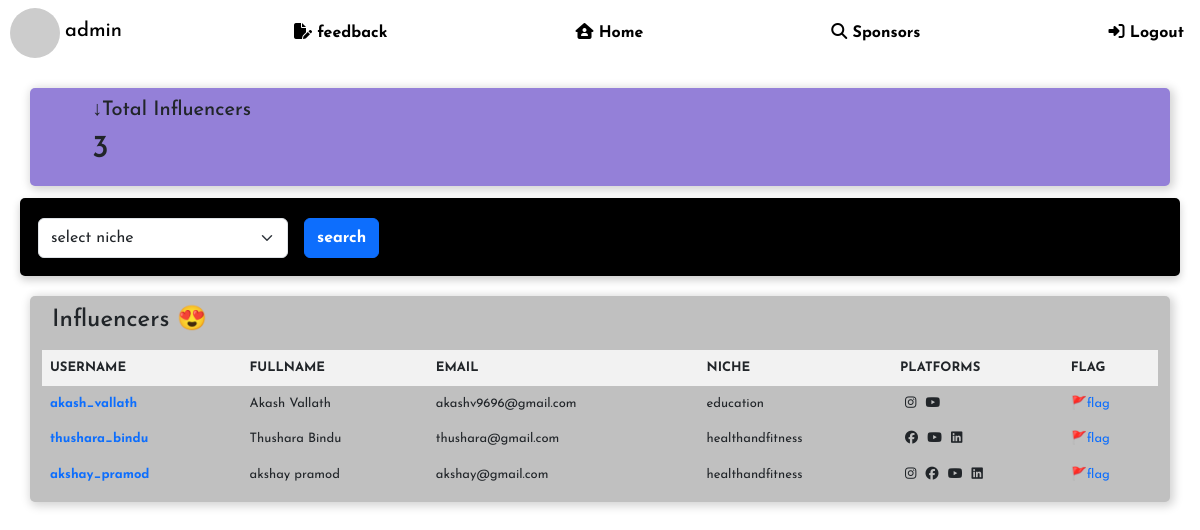
/admin/1/find/influencers (signed in), run on the app's committed database.
### models.py (models this page shows)
class Admin(db.Model):
    id = db.Column(db.Integer, primary_key=True)
    username = db.Column(db.String(32), unique=True, nullable=False)
    passhash = db.Column(db.String(256), nullable=False)
    fullname = db.Column(db.String, nullable=True)
    email = db.Column(db.String, nullable=False, unique=True)
    is_admin = db.Column(db.Boolean, nullable=False, default=False)

class Influencer(db.Model):
    id = db.Column(db.Integer, primary_key=True)
    username = db.Column(db.String, unique=True, nullable=False)
    passhash = db.Column(db.String(256), nullable=False)
    fullname = db.Column(db.String, nullable=True)
    email = db.Column(db.String, nullable=False, unique=True)
    instagram = db.Column(db.Boolean, nullable=False, default=False)
    facebook = db.Column(db.Boolean, nullable=False, default=False)
    youtube = db.Column(db.Boolean, nullable=False, default=False)
    linkedin = db.Column(db.Boolean, nullable=False, default=False)
    niche = db.Column(db.String, nullable=False, default="N/A")
    aboutyou = db.Column(db.String, nullable=False, default="N/A")
    profilepic = db.Column(db.Boolean, default=False)
    file_extension = db.Column(db.String, nullable=False, default="N/A")
    likes = db.Column(db.Integer, default=0)
    flag = db.Column(db.Boolean, nullable=False, default=False)
    feedbackdata = db.relationship('InfluencerFeedbackData', backref='influencer', lazy=True, cascade='all, delete-orphan')
    completed_campaigns = db.relationship('CompletedCampaigns', backref='influencer', lazy=True, cascade='all, delete-orphan')
    my_data = db.relationship('InfluencerData', backref='influencer', lazy=True, cascade='all, delete-orphan')
    ongoing_events = db.relationship('Ongoingevents', backref='influencer', lazy=True, cascade='all, delete-orphan')
    influencer_requests = db.relationship('InfluencerRequests', backref='influencer', lazy=True, cascade='all, delete-orphan')
    sponsor_requests = db.relationship('SponsorRequests', backref='influencer', lazy=True, cascade='all, delete-orphan')
    negotiates = db.relationship('Negotiate', backref='influencer', lazy=True, cascade='all, delete-orphan')

### routes.py (the view)
@app.route('/admin/<int:id>/find/influencers')
@admin_required
def find_influencersforadmin(id):
    admin = Admin.query.get(id)
    niche = request.args.get('niche')
    if niche:
        influencers = Influencer.query.filter_by(niche=niche).all()
        return render_template('admin_findinfluencers.html', influencers=influencers, admin=admin)
    influencers = Influencer.query.all()
    return render_template('admin_findinfluencers.html', influencers=influencers, admin=admin)

### routes.py (called while the page is built)
def admin_required(func):
    @wraps(func)
    def wrapper(*args, **kwargs):
        if 'username' not in session:
            flash("You need to login first")
            return redirect(url_for('login'))
        user = Admin.query.filter_by(username=session['username']).first()
        if not user:
            session.pop('username')
            return redirect(url_for('login'))
        if not user.is_admin:
            flash("You are not authorized to visit this page")
            return redirect(url_for('home'))
        return func(*args, **kwargs)
    return wrapper

### templates/admin_findinfluencers.html (shortened to what this page needs)
{% extends 'layout.html' %}
{% block body %}
<div class="navbar">
    <div style="margin-left: 10px;">
        <img class="roundimage" src="https://api.dicebear.com/9.x/thumbs/svg?seed=Mimi">
        <h5 style="display: inline;">{{ admin.username }}</h5>
    </div>
    <a href="{{url_for('influencer_fb', id=admin.id)}}"><i class="fa-solid fa-file-pen"></i> feedback</a>
    <a href="{{url_for('home')}}"><i class="fa-solid fa-house-user"></i> Home</a>
    <a href="{{url_for('find_sponsorsforadmin', id=admin.id)}}"><i class="fa-solid fa-magnifying-glass"></i> Sponsors</a>
    {% if 'username' in session %}
    <a href="{{url_for('logout')}}"><i class="fa-solid fa-right-to-bracket"></i> Logout</a>
    {% else %}
    <a href="{{url_for('login')}}"><i class="fa-solid fa-right-to-bracket"></i> Login</a>
    {% endif %}
</div>
<div class="content">
    <div class="container" style="display: flex; background-color: rgb(148, 128, 216);">
        <div style="margin-left: 50px;">
            <h5>↓Total Influencers </h5>
            <h2>{{ influencers | length }}</h2>
        </div>
    </div>
    <div class="search">
        <table style="display: flex; flex-direction: row; justify-content: space-between;">
        <form role="search" >
        <tr>
            <td>
                <select class="form-select" name="niche" style="width: 250px; height: 40px; margin-top: 2px;">
                    <option value="" disabled selected>select niche</option>
                </select>
            </td>
            <td>
                <button class="btn btn-primary" style="height: 40px; margin-top: 2px;"><b>search</b></button>
            </td>
        </tr>
        </form>
        </table>
    </div>
    <div class="container">
        <h4 style="margin-left: 10px; margin-bottom: 15px;">Influencers 😍</h4>
        {% if influencers %}
        <table>
        <tr>
            <th>USERNAME</th>
            <th>FULLNAME</th>
            <th>EMAIL</th>
            <th>NICHE</th>
            <th>PLATFORMS</th>
            <th>FLAG</th>
        </tr>
        {% for influencer in influencers %}
        <tr>
            <td><a href="{{url_for('influencerprofileforadmin', id=admin.id, influencer_id=influencer.id)}}"><b>{{ influencer.username }}</b></a></td>
            <td>{{ influencer.fullname }}</td>
            <td>{{ influencer.email }}</td>
            <td>{{ influencer.niche }}</td>
            <td>
                {% if influencer.instagram %}
                <i class="fa-brands fa-instagram" style="margin-left: 5px;"></i>
                {% endif %}
                {% if influencer.facebook %}
                <i class="fa-brands fa-facebook" style="margin-left: 5px;"></i>
                {% endif %}
                {% if influencer.youtube %}
                <i class="fa-brands fa-youtube" style="margin-left: 5px;"></i>
                {% endif %}
                {% if influencer.linkedin %}
                <i class="fa-brands fa-linkedin" style="margin-left: 5px;"></i>
                {% endif %}
            </td>
            <td style="display: flex; flex-direction: row; justify-content: space-between;">
                <a href="{{url_for('flaginfluencer', id=admin.id, influencer_id=influencer.id)}}">🚩flag</a>
            </td>
        </tr>
        {% endfor %}
        </table>
        {% else %}
        <p style="margin-left: 10px;">Sorry currently No Influencers are available!</p>
        {% endif %}
    </div>
</div>
{% endblock body %}

### static/home.css (style rules this page uses)
body { background-size: cover; background-position: center; font-family:'Inter', sans-serif; font-size: medium; font-weight: 400; }
.navbar { background-size: cover; background-position: center; color: black; position: fixed; padding: 15px; border-radius: 5px; box-sizing: border-box; display: flex; flex-direction:row; }
.navbar a { color: black; text-decoration: none; font-weight: bolder; display: block; margin-right: 6px; margin-left: 6px; padding: 10px; border-radius: 5px; transition: background-color 0.3s, padding-left 0.3s, box-shadow 0.3s; }
.content { padding: 20px; }
.container { background-color:silver; padding: 10px; border-radius: 5px; box-shadow:2px 2px 10px 2px lightgray; margin-top: 2px; margin-bottom: 12px; }
.roundimage { width: 50px; height: 50px; border-radius: 50%; overflow: hidden; }
.btn { display: inline-block; padding: 10px 20px; margin-right: 10px; font-size: 14px; color: white; text-align: center; text-decoration: none; border-radius: 4px; transition: background-color 0.3s ease; }
table { width: 100%; }
th, td { font-size: small; border: 1px solid #ddd; padding: 8px; text-align: left; word-wrap: break-word; }
th { background-color: #f2f2f2; }
table a { text-decoration: none; }
.search { background-color:black; color: white; padding: 10px; border-radius: 5px; box-shadow: 0 4px 8px rgba(0, 0, 0, 0.2); margin-top: 2px; margin-bottom: 20px; }

### data on the page
Admin: username "admin"
Influencer: username "akash_vallath", fullname "Akash Vallath", email "akashv9696@gmail.com", niche "education", instagram True (drawn), youtube True (drawn)
Influencer: username "thushara_bindu", fullname "Thushara Bindu", email "thushara@gmail.com", niche "healthandfitness", facebook True (drawn), youtube True (drawn), linkedin True (drawn)
Influencer: username "akshay_pramod", fullname "akshay pramod", email "akshay@gmail.com", niche "healthandfitness", instagram True (drawn), facebook True (drawn), youtube True (drawn), linkedin True (drawn)

### other printed values
{{ influencers | length }} "3"
